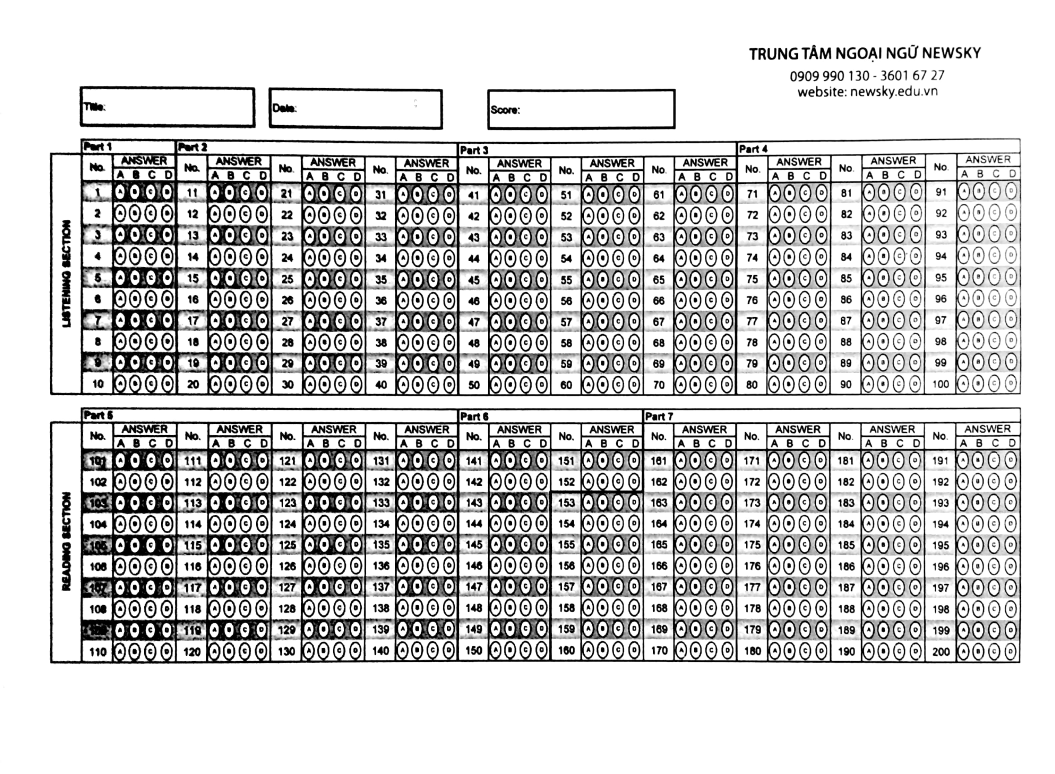
//> input picture assets/templates/T2.jpg, 3164 x 2320 px (shown at 1/3 size)
$ ./Week2 assets/templates/T2.jpg   (built with g++ and OpenCV 4)
//> lines starting //> are read from the running program, lines starting //| are printed output that depends on the picture; after the words box and inside, x2 and y2 are one past the last pixel; in counts of white or black regions, pixels touching at a corner belong together
//> further down, I is the input picture: 2320 rows x 3164 cols, CV_8UC3; min 0, max 255, mean 203.9
### toeicscanner.h
#ifndef TOEICSCANNER_H
#define TOEICSCANNER_H

#include <opencv2/imgproc.hpp>
#include <opencv2/highgui.hpp>
#include <opencv2/core.hpp>
#include <opencv2/opencv.hpp>
#include <iostream>
using namespace std;
using namespace cv;

class ToeicScanner
{
private:
    Mat inputImage;                     // store configured input image
    Mat colorInputImage;                // store configured input image with color
    Mat templateImage;                  // store configured template image
    vector<vector<Point> > squares;     // store points of squares (bounding box)
    vector<int> xGrid;                  // store bubble answer by x axis
    vector<int> yGrid;                  // store bubble answer by y axis
    int circleRadius;                   // store bubble answer radius
    char answerKey[5] = {'A', 'B', 'C', 'D', 'X'};
    vector<char> answers;               // store bubble answer from paper
    int choosenThreshold = 50;

    void LoadTemplate();
    Mat LoadInputImage(Mat img);
    Mat Preprocess(Mat img);
    Mat Detect(Mat img);
    Mat Align(Mat img);
    Mat DrawVerticalGrid(Mat img, bool isDraw = false);
    Mat DrawHorizontalGrid(Mat img, bool isDraw = false);
    Mat DrawCircle(Mat img);
    vector<double> linspace(double a, double b, int n);
    int IndexOfSmallestElement(vector<int> array);
    void DetectAnswer(Mat img);

public:
    ToeicScanner();
    Mat Process(Mat img);
    vector<char> GetAnswers();
};

#endif // TOEICSCANNER_H

### toeicscanner.cpp
#include "toeicscanner.h"

ToeicScanner::ToeicScanner()
{
    this->circleRadius = 6;
}

Mat ToeicScanner::Process(Mat img)
{
    this->LoadTemplate();
    Mat result;
    result = this->LoadInputImage(img);
    result = this->Preprocess(this->inputImage);
    result = this->Detect(result);
    Mat resultAlign;
    resultAlign = this->Align(result);
    resultAlign = this->DrawVerticalGrid(resultAlign);
    resultAlign = this->DrawHorizontalGrid(resultAlign);
    this->DetectAnswer(resultAlign);
    //result = this->DrawCircle(result);
    return result;
}

// [4 lines left out: function GetAnswers, not called in this run]

void ToeicScanner::LoadTemplate()
{
    Mat template_temp = imread("/home/vmc/Desktop/Scanner/assets/templates/T2.jpg");
    resize(template_temp, template_temp, Size(1280, 768));
    cvtColor(template_temp, template_temp, COLOR_RGB2GRAY);
//> template_temp: 768 rows x 1280 cols, CV_8UC1
    this->templateImage = template_temp;
}

Mat ToeicScanner::LoadInputImage(Mat img)
{
    resize(img, img, Size(1280, 768));
    this->colorInputImage = img;

    cvtColor(img, img, COLOR_RGB2GRAY);
    this->inputImage = img;

    return this->inputImage;
}

Mat ToeicScanner::Preprocess(Mat img)
{
//    Mat img = this->inputImage;
    Mat blurredImage;
    GaussianBlur(img, blurredImage, Size(5, 5), 0);
    Mat thresholdImage;
    double otsu_thresh_val = threshold(blurredImage,
                                       thresholdImage,
                                       0, 255, CV_THRESH_BINARY | CV_THRESH_OTSU);
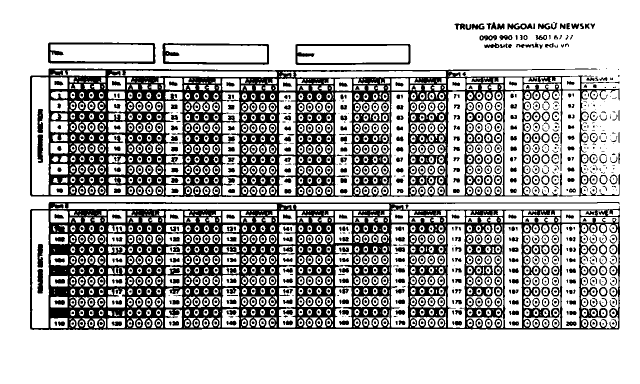
//> thresholdImage: 768 rows x 1280 cols, CV_8UC1 (shown at 1/2 size); 71% white; 1432 black regions (515 under 20 px), largest, box (x1, y1, x2, y2) and area: (60, 404, 1240, 660) 115970, (60, 137, 1240, 394) 103225, (591, 88, 821, 130) 2261
//> otsu_thresh_val = 176

    Mat edgeImage;
    double high_thresh_val  = otsu_thresh_val;
//> high_thresh_val = 176
    double lower_thresh_val = otsu_thresh_val * 0.2;
//> lower_thresh_val = 35.2
    cv::Canny(blurredImage, edgeImage, lower_thresh_val, high_thresh_val);
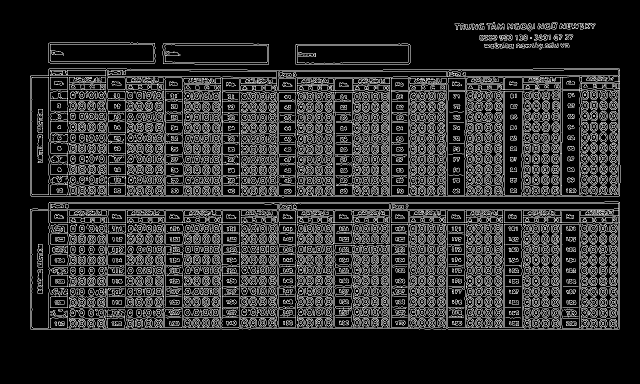
//> edgeImage: 768 rows x 1280 cols, CV_8UC1 (shown at 1/2 size); 17.2% white in thin lines or dots, all inside (x1, y1, x2, y2) = (60, 44, 1241, 660)

    Mat sel = getStructuringElement(MORPH_RECT,
                                    Size(11, 11));
    Mat morpImage;
    morphologyEx(edgeImage, morpImage, MORPH_CLOSE, sel);
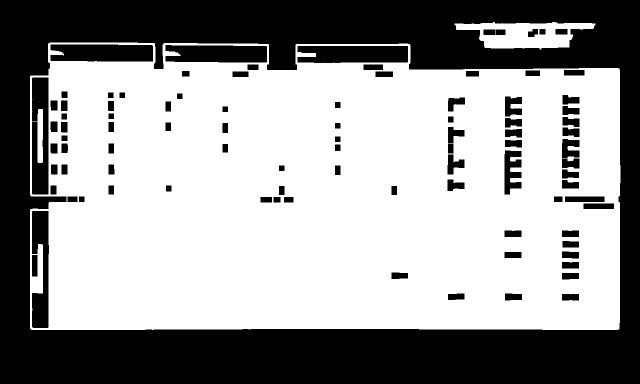
//> morpImage: 768 rows x 1280 cols, CV_8UC1 (shown at 1/2 size); 60.4% white; 93 black regions

    return morpImage;
}

// comparison function object
bool compareContourAreas ( std::vector<cv::Point> contour1, std::vector<cv::Point> contour2 ) {
    double i = fabs( contourArea(cv::Mat(contour1)) );
    double j = fabs( contourArea(cv::Mat(contour2)) );
    return ( i < j );
}

Mat ToeicScanner::Detect(Mat img)
{
    vector<vector<Point> > contours;
    vector<Vec4i> hierarchy;
    /// Find contours
    findContours(img, contours, hierarchy, CV_RETR_TREE, CV_CHAIN_APPROX_SIMPLE);
//> contours = 94 contours; largest, box (x1, y1, x2, y2) and area: (60, 85, 1241, 660) 644644, (909, 44, 1191, 99) 9782, (594, 91, 817, 127) 7316, (63, 154, 98, 390) 6938, (100, 88, 307, 124) 6873

    vector<Point> approx;

    std::sort(contours.begin(), contours.end(), compareContourAreas);
//> in compareContourAreas, `double i = fabs( contourArea(cv::Mat(contour1)) );`: i = 482
//> in compareContourAreas, `double j = fabs( contourArea(cv::Mat(contour2)) );`: j = 154

    for( size_t i = contours.size() - 1; i >= 0; i-- )
    {
       // approximate contour with accuracy proportional
       // to the contour perimeter
       approxPolyDP(Mat(contours[i]), approx, arcLength(Mat(contours[i]), true)*0.02, true);

       if( approx.size() == 4)
       {
            this->squares.push_back(approx);
            break;
       }
    }
//> this loop made 1 pass

    polylines(this->colorInputImage, this->squares, true, Scalar(0,255,0), 3, LINE_AA);
//> this->colorInputImage: 768 rows x 1280 cols, CV_8UC3; mean B, G, R 200.6, 205.3, 200.6

    for(int i = 0; i<4; i++)
    {
        circle(this->colorInputImage, Point(this->squares[0][i]), 15, Scalar(0, 0, 255), 2);
        circle(this->colorInputImage, Point(this->squares[0][i]), 5, Scalar(0, 0, 255), -1);
    }
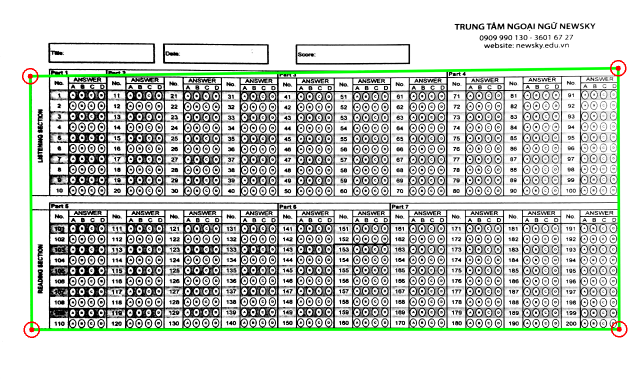
//> this->colorInputImage: 768 rows x 1280 cols, CV_8UC3 (shown at 1/2 size); mean B, G, R 200.3, 204.9, 200.7

    return this->colorInputImage;
}

Mat ToeicScanner::Align(Mat img)
{
    //=========================SORT POINT IN ORDER======================//
    vector<vector<Point> > tempSquares = this->squares;
//> tempSquares = 1 contour; box (x1, y1, x2, y2) and area: (60, 136, 1239, 660) 604816
    Point tl;
    Point br;
    Point tr;
    Point bl;

    // Find Top Left Point
    int indexMinSum = 0;
    int minSum = int(tempSquares[0][0].x) + int(tempSquares[0][0].y);
//> minSum = 212
    for(int i = 0; i < tempSquares[0].size(); i++)
    {
        int x = int(tempSquares[0][i].x);
        int y = int(tempSquares[0][i].y);
        if((x + y) <= minSum)
        {
            minSum = x + y;
            tl = Point(x, y);
            indexMinSum = i;
        }
    }
//> this loop made 4 passes
//> (x, y, minSum) on pass 1: (60, 152, 212)
//> (x, y) on passes 2 to 4: (63, 659), (1238, 658), (1236, 136)
//> after the loop, minSum = 212; indexMinSum = 0
//    cout << "tl: "<< tl << endl;

    tempSquares[0].erase(tempSquares[0].begin() + indexMinSum);
//> tempSquares = 1 contour; box (x1, y1, x2, y2) and area: (63, 136, 1239, 660) 306676

    // Find Bottom Right Point
    int indexMaxSum = 0;
    int maxSum = int(tempSquares[0][0].x) + int(tempSquares[0][0].y);
//> maxSum = 722
    for(int i = 0; i<tempSquares[0].size(); i++)
    {
        int x = int(tempSquares[0][i].x);
        int y = int(tempSquares[0][i].y);
        if((x + y) >= maxSum)
        {
            maxSum = (x + y);
            br = Point(x, y);
            indexMaxSum = i;
        }
    }
//> this loop made 3 passes
//> (x, y, maxSum) on passes 1 to 2: (63, 659, 722), (1238, 658, 1896)
//> after the loop, maxSum = 1896; indexMaxSum = 1

//    cout << "br: "<< br << endl;
    tempSquares[0].erase(tempSquares[0].begin() + indexMaxSum);
//> tempSquares = 1 contour, all with area under 20

    // Find Bottom Left Point and Top Right Point
    if(tempSquares[0][0].x < tempSquares[0][1].x)
    {
        int x1 = int(tempSquares[0][0].x);
//> x1 = 63
        int y1 = int(tempSquares[0][0].y);
//> y1 = 659
        bl = Point(x1, y1);
//> bl = Point(63, 659)

        int x2 = int(tempSquares[0][1].x);
//> x2 = 1236
        int y2 = int(tempSquares[0][1].y);
//> y2 = 136
        tr = Point(x2, y2);
//> tr = Point(1236, 136)
    }
    else
    {
        int x1 = int(tempSquares[0][0].x);
        int y1 = int(tempSquares[0][0].y);
        tr = Point(x1, y1);

        int x2 = int(tempSquares[0][1].x);
        int y2 = int(tempSquares[0][1].y);
        bl = Point(x2, y2);
    }
//    cout << "tr: "<< tr << endl;
//    cout << "bl: "<< bl << endl;

    // Adding Anchor Point to transform
    Point2f inputRect[4];
    inputRect[0] = tl;
//> inputRect = 4 Points (x, y): [60, 152], [0, 0], [0, 0], [0, 0]
    inputRect[1] = tr;
//> inputRect = 4 Points (x, y): [60, 152], [1236, 136], [0, 0], [0, 0]
    inputRect[2] = br;
//> inputRect = 4 Points (x, y): [60, 152], [1236, 136], [1238, 658], [0, 0]
    inputRect[3] = bl;
//> inputRect = 4 Points (x, y): [60, 152], [1236, 136], [1238, 658], [63, 659]

    //=========================COMPUTE ARRAY FOR ALIGNMENT======================//
    // compute the width of the new image, which will be the
    // maximum distance between bottom-right and bottom-left
    // x-coordiates or the top-right and top-left x-coordinates
    double widthA = sqrt((br.x - bl.x)*(br.x - bl.x) + (br.y - bl.y)*(br.y - bl.y));
//> widthA = 1175
    double widthB = sqrt((tr.x - tl.x)*(tr.x - tl.x) + (tr.y - tl.y)*(tr.y - tl.y));
//> widthB = 1176.1

    double maxWidth = max(widthA, widthB);
//> maxWidth = 1176.1

    // compute the height of the new image, which will be the
    // maximum distance between the top-right and bottom-right
    // y-coordinates or the top-left and bottom-left y-coordinates
    double heightA = sqrt((tr.x - br.x)*(tr.x - br.x) + (tr.y - br.y)*(tr.y - br.y));
//> heightA = 522
    double heightB = sqrt((tl.x - bl.x)*(tl.x - bl.x) + (tl.y - bl.y)*(tl.y - bl.y));
//> heightB = 507
    double maxHeight = max(heightA, heightB);
//> maxHeight = 522

    // now that we have the dimensions of the new image, construct
    // the set of destination points to obtain a "birds eye view",
    // (i.e. top-down view) of the image, again specifying points
    // in the top-left, top-right, bottom-right, and bottom-left
    // order

    Point2f outputRect[4];
    outputRect[0] = Point(0, 0);
    outputRect[1] = Point(maxWidth - 1, 0);
//> outputRect = 4 Points (x, y): [0, 0], [1175, 0], [0, 0], [0, 0]
    outputRect[2] = Point(maxWidth - 1, maxHeight - 1);
//> outputRect = 4 Points (x, y): [0, 0], [1175, 0], [1175, 521], [0, 0]
    outputRect[3] = Point(0, maxHeight - 1);
//> outputRect = 4 Points (x, y): [0, 0], [1175, 0], [1175, 521], [0, 521]


    //============================ALIGNMENT===================================//
    Mat alignImage = Mat::zeros(this->colorInputImage.size(), CV_8UC1);
    Mat M(2, 4, CV_32FC1);
    M = getPerspectiveTransform(inputRect, outputRect);
//> M = [[1.03, -0.00609, -60.87], [0.014, 1.03, -157.1], [2.52e-05, -1.92e-06, 1]]
    warpPerspective(this->inputImage, alignImage, M, Size(maxWidth, maxHeight));
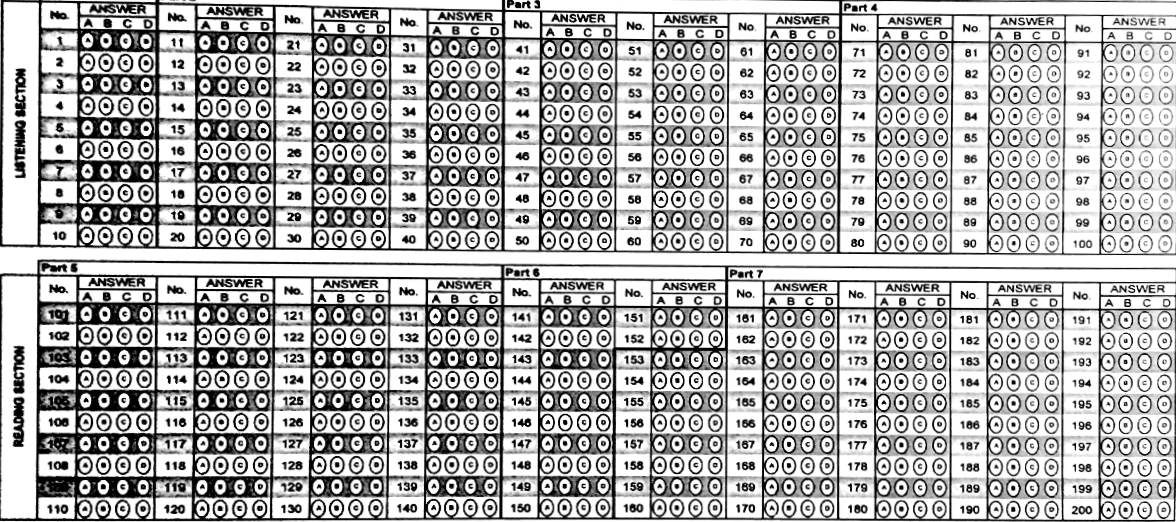
//> alignImage: 522 rows x 1176 cols, CV_8UC1; min 0, max 255, mean 176

    // Resize to Approriate Size
    resize(alignImage, alignImage, Size(1280, 768));
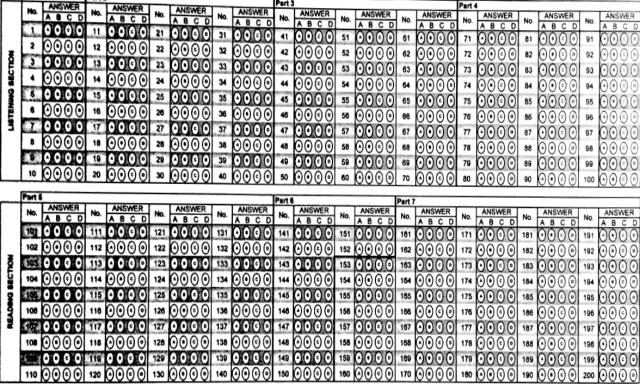
//> alignImage: 768 rows x 1280 cols, CV_8UC1 (shown at 1/2 size); min 0, max 255, mean 176

    //============================= IMAGE REGISTRATION=========================//
    // Define the motion model
    const int warp_mode = MOTION_AFFINE;

    // Set a 2x3 or 3x3 warp matrix depending on the motion model.
    Mat warp_matrix = Mat::eye(2, 3, CV_32FC1);

    // Specify the number of iterations.
    int number_of_iterations = 50;

    // Specify the threshold of the increment
    // in the correlation coefficient between two iterations
    double termination_eps = 0.0001;

    // Define termination criteria
    TermCriteria criteria (TermCriteria::COUNT + TermCriteria::EPS, number_of_iterations, termination_eps);

    // Run the ECC algorithm. The results are stored in warp_matrix.
    findTransformECC(this->templateImage, alignImage, warp_matrix, warp_mode,criteria);
//> warp_matrix = [[0.996, -0.00112, 2.79], [0.00212, 1, -2.83]]
    // Storage for warped image.
    Mat im2_aligned;
    warpAffine (alignImage, im2_aligned, warp_matrix, this->templateImage.size(), INTER_LINEAR + WARP_INVERSE_MAP);

    // Threshold image
    equalizeHist(im2_aligned, im2_aligned);
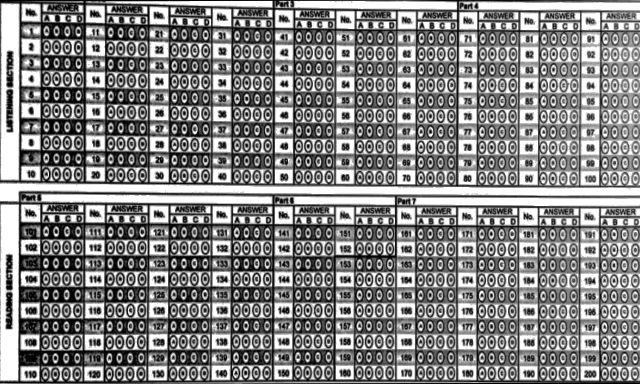
//> im2_aligned: 768 rows x 1280 cols, CV_8UC1 (shown at 1/2 size); min 0, max 255, mean 132.4
//    threshold(im2_aligned, im2_aligned, 100, 255, CV_THRESH_OTSU);


//    threshold( src_gray, dst, 100, max_BINARY_value,threshold_type );
    return im2_aligned;
}


Mat ToeicScanner::DrawVerticalGrid(Mat img, bool isDraw)
{
//> called with isDraw = false
    int colAxis = 145;
    int colRange = 57;
    int colWidth[10] = {116, 114, 113, 113, 112, 112, 114, 115, 115, 112};
    for(int colIndex = 0; colIndex < 10; colIndex++)
    {
        vector<double> cols = this->linspace(colAxis, colAxis + colRange, 4);
        for(int i = 0; i < cols.size(); i++)
        {
            this->xGrid.push_back(cols[i]);
            if(isDraw==true)
            {
                Point pt1 = Point(cols[i], 0);
                Point pt2 = Point(cols[i], img.size().height);
                line(img, pt1, pt2, Scalar(0, 255, 0), 2);
            }
        }
        colAxis += colWidth[colIndex];
    }
//> after the loop, colAxis = 1281; this->xGrid = 40 values from 145 to 1226
    return img;
}

Mat ToeicScanner::DrawHorizontalGrid(Mat img, bool isDraw)
{
//> called with isDraw = false
    int rowAxis = 191;
    int rowRange = 190;
    int rowWidth[1] = {265};
    for(int rowIndex = 0; rowIndex < 2; rowIndex++)
    {
        vector<double> rows = this->linspace(rowAxis, rowAxis + rowRange, 10);
        for(int i = 0; i < rows.size(); i++)
        {
            this->yGrid.push_back(rows[i]);
            if(isDraw==true)
            {
                Point pt1 = Point(0, rows[i]);
                Point pt2 = Point( img.size().width, rows[i]);
                line(img, pt1, pt2, Scalar(0, 255, 0), 2);
            }
        }
        rowAxis += rowWidth[rowIndex];
    }
//> after the loop, rowAxis = 721; this->yGrid = 20 values from 191 to 645
    return img;
}

// [12 lines left out: function DrawCircle, not called in this run]

vector<double> ToeicScanner::linspace(double a, double b, int n)
{
    vector<double> array;
    double step = (b-a) / (n-1);

    while(a <= b) {
        array.push_back(a);
        a += step;           // could recode to better handle rounding errors
    }
    return array;
}


int ToeicScanner::IndexOfSmallestElement(vector<int> array)
{
    int index = 0;
    double n = array[0] ;
    for (int i = 1; i < array.size(); ++i)
    {
        if (array[i] < n)
        {
            n = array[i] ;
            index = i ;
        }
    }


    if(array[index] < this->choosenThreshold)   // Selected
    {
        return index;
    }
    else                                        // Didnt select
    {
        return 4;                               // return X
    }

}

void ToeicScanner::DetectAnswer(Mat img)
{
    vector<int> meanStored4;
    int index = 1;
    // Listening Part
    cout << "==================Listening Part==================" << endl;
    for(int blockIndex = 0; blockIndex < 10; blockIndex++)
    {
        for(int y_ = 0; y_ < this->yGrid.size()/2; y_++)
        {
            cout << index <<" : ";
            for(int x_ = blockIndex*4; x_ < blockIndex*4 + 4; x_++)
            {
                int y = int(this->yGrid[y_] - circleRadius);
                int x = int(this->xGrid[x_] - circleRadius);
                int w = int(2*this->circleRadius);
                int h = int(2*this->circleRadius);
                Rect bubbleAnswer(x, y, w, h); // x, y, w, h

                Mat crop = img(bubbleAnswer);
                Scalar _mean = mean(crop);
//                cout << _mean.val[0] << endl;
                meanStored4.push_back(_mean.val[0]);
            }
            cout << this->answerKey[IndexOfSmallestElement(meanStored4)] << endl;
            answers.push_back(this->answerKey[IndexOfSmallestElement(meanStored4)]);
            meanStored4.clear();
            index++;
        }
    }
//> this loop made 10 passes
//> index on passes 1 to 10: 11, 21, 31, 41, 51, 61, 71, 81, 91, 101
//> after the loop, answers = 100 values, max 88 at index 1, min 65 at index 0, mean 87.31; index = 101

    // Reading Part
    cout << "==================Reading Part====================" << endl;
    for(int blockIndex = 0; blockIndex < 10; blockIndex++)
    {
        for(int y_ = 10; y_ < this->yGrid.size(); y_++)
        {
            cout << index <<" : ";
            for(int x_ = blockIndex*4; x_ < blockIndex*4 + 4; x_++)
            {
                int y = int(this->yGrid[y_] - circleRadius);
                int x = int(this->xGrid[x_] - circleRadius);
                int w = int(2*this->circleRadius);
                int h = int(2*this->circleRadius);
                Rect bubbleAnswer(x, y, w, h); // x, y, w, h

                Mat crop = img(bubbleAnswer);
                Scalar _mean = mean(crop);
                meanStored4.push_back(_mean.val[0]);
            }
            cout << this->answerKey[IndexOfSmallestElement(meanStored4)] << endl;
            answers.push_back(this->answerKey[IndexOfSmallestElement(meanStored4)]);
            meanStored4.clear();
            index++;
        }
    }
//> this loop made 10 passes
//> index on passes 1 to 10: 111, 121, 131, 141, 151, 161, 171, 181, 191, 201
//> after the loop, answers = 200 values, max 88 at index 1, min 65 at index 0, mean 86.97; index = 201
}

### Week2.cpp
#include "opencv2/core/core.hpp"
#include "opencv2/imgproc/imgproc.hpp"
#include "opencv2/highgui/highgui.hpp"

#include <iostream>
#include <math.h>
#include <string.h>
#include "toeicscanner.h"

using namespace cv;
using namespace std;

int main(int argc, char** argv )
{
    if ( argc != 2 )
    {
        printf("usage: DisplayImage.out <Image_Path>\n");
        return -1;
    }
    Mat I = imread(argv[1], 1 );
    if ( !I.data )
    {
        printf("No image data \n");
        return -1;
    }

    Mat result;
    ToeicScanner scanner;
    result = scanner.Process(I);
//    scanner.GetAnswers();

    imshow("result", result);
    waitKey(0);
    destroyAllWindows();
    return 0;
}
